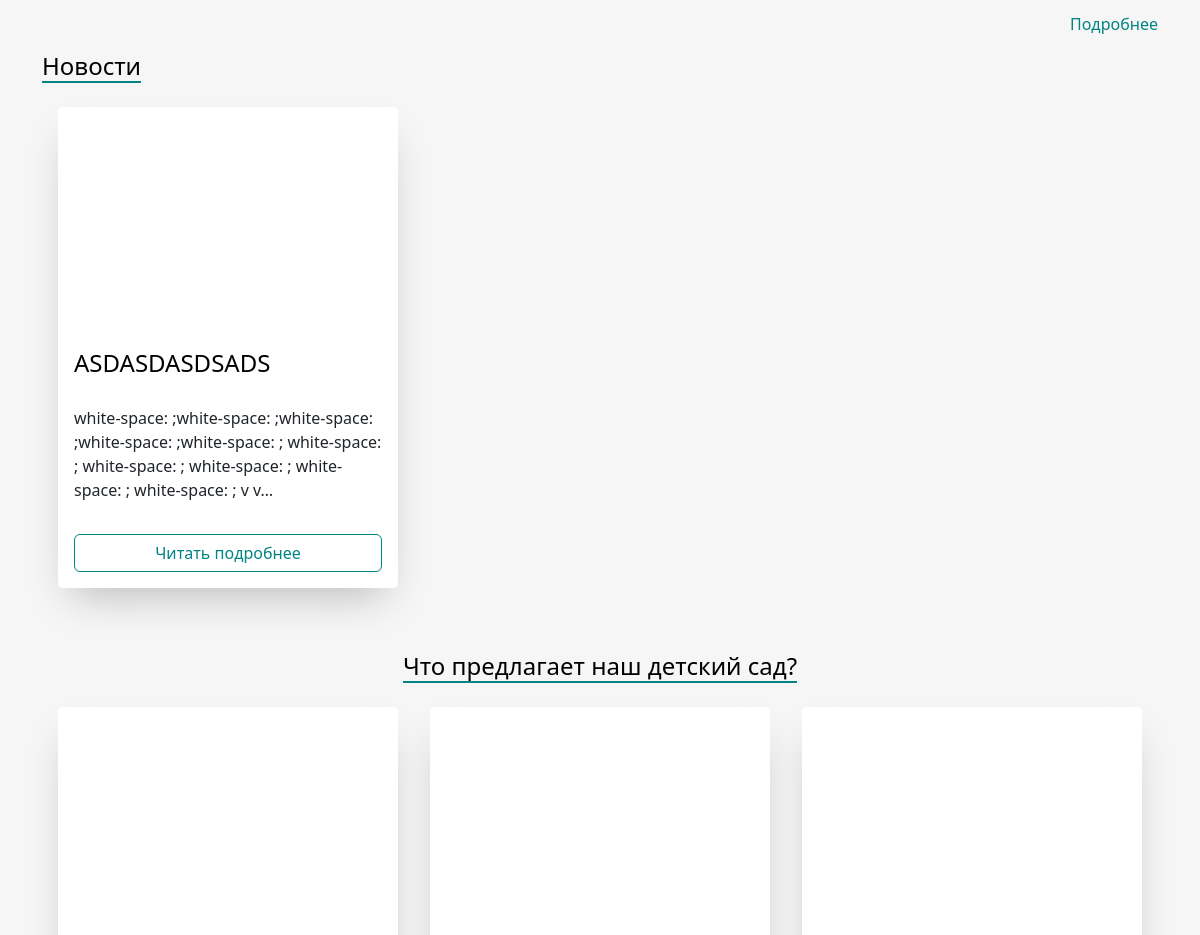
The app's page / (middle part), older data.
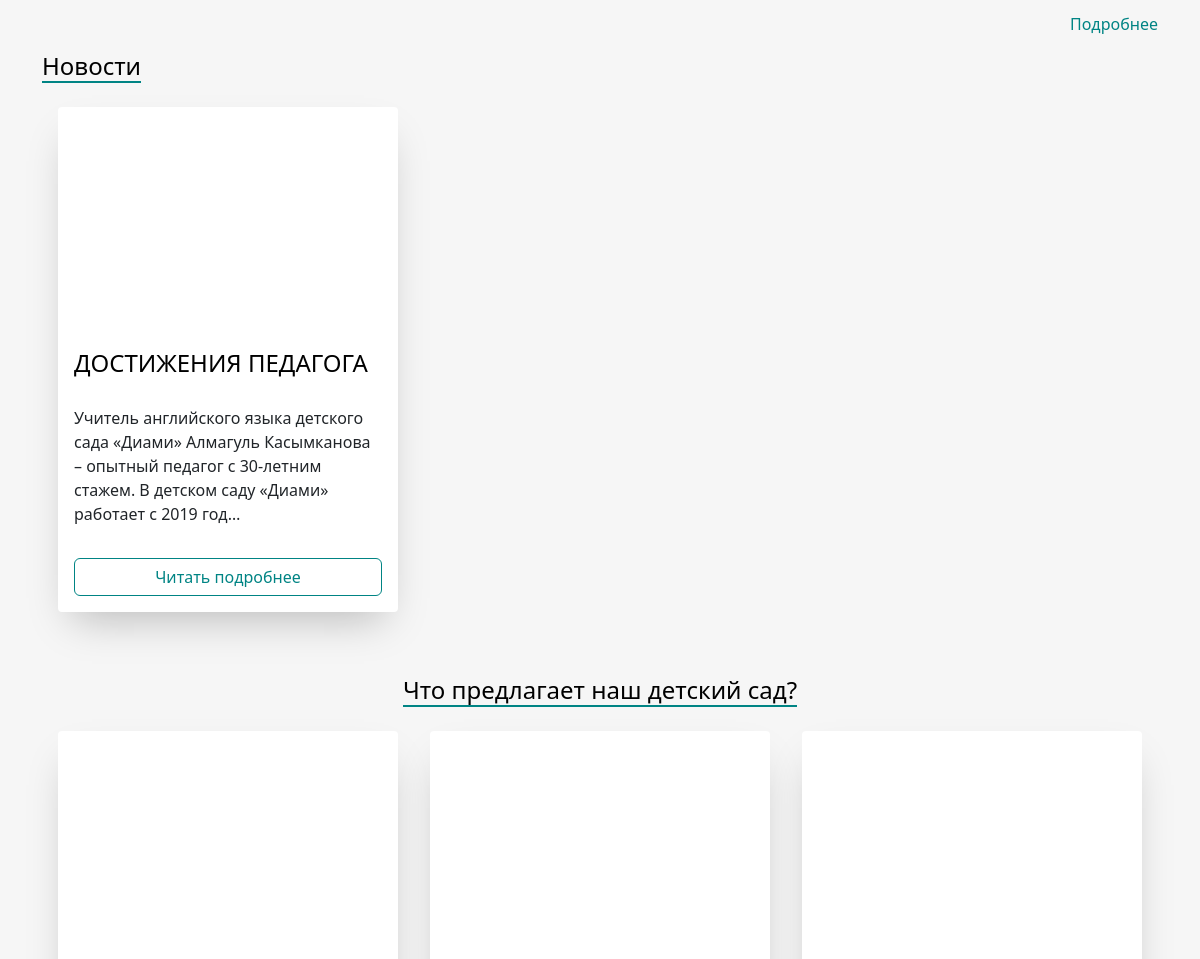
The same page, newer data.
### main/models.py (models this page shows, shortened)
class Articles(models.Model):
    title = models.CharField('Название', max_length=50)
    full_text = models.TextField('Статья', validators=[MinLengthValidator(100, 'Введите больше 100 символов')],
                                 null=True)
    date = models.DateTimeField('Дата публикации')
    image = models.ImageField(upload_to='images/', default='')
    class Meta:
        verbose_name = 'Новость'
        verbose_name_plural = 'Новости'

class Clubs(models.Model):
    name_clubs = models.CharField('Название кружка', blank=False, null=False, max_length=30)
    full_text = models.TextField('Описание кружка', validators=[MinLengthValidator(10, 'Введите больше 10 символов')],
                                 blank=False, null=False)
    disc_text = models.TextField('Доп.описание', validators=[MinLengthValidator(10, 'Введите больше 10 символов')],
                                 blank=False, default='')
    image = models.ImageField('Изображение', upload_to='images/', default='')
    class Meta:
        verbose_name = 'Кружок'
        verbose_name_plural = 'Кружки'

### main/views.py (the view)
# urls.py: path('', views.index, name='home'),
def index(request):
    news = Articles.objects.order_by('-date')
    director = Director.objects.first()
    clubs = Clubs.objects.all()
    forparents = ForParents.objects.all()
    return render(request, 'main/index.html', {'title': 'Детский сад "ДиАми"', 'news': news, 'director': director, 'clubs': clubs, 'forparents': forparents})

### main/context_clubs.py (called while the page is built)
def krujki(request):
    return {'krujki': Clubs.objects.all()}

### main/context_forparents.py (called while the page is built)
def forparents(request):
    return {'roditeli': ForParents.objects.all()}

### main/templates/main/index.html (shortened to what this page needs)
{% extends 'base.html' %}
{% load static %}
{% block content %}
    <div class="container pt-5">
        <div class="row pt-3">
            <div class="col-md-4 col-sm-12">
            </div>
            <div class="col-md-8 col-sm-12">
                <p style="text-align: right;">
                    <a href="{% url 'director' %}" class="text-primary">Подробнее</a>
                </p>
            </div>
        </div>
    </div>
    <div class="container">
        <div class="row">
            <div class="col-md-12 col-sm-12">
                <h4 class="underline">Новости</h4>
            </div>
        </div>
        <ul class="clubs">
            {% if news %}
                {% for el in news|slice:":3" %}
                    <li class="clubs__item">
                        <div class="club">
                            <div class="club__image" style="background-image: url( {{ el.image.url }} )"></div>
                            <div class="club__content">
                                <div class="club__title">
                                    <h4>{{ el.title }}</h4>
                                </div>
                                <p class="club__text">{{ el.full_text|truncatechars:150|linebreaks }}</p>
                                <a href="{% url 'news_detail' el.id %}" class="btn btn-outline-primary">Читать
                                    подробнее</a>
                            </div>
                        </div>
                    </li>
                {% endfor %}
            {% else %}
                <h4>Нет новостей</h4>
            {% endif %}
        </ul>
    </div>
    <div class="container">
        <div class="row pt-5">
            <div class="col-md-12 col-sm-12 text-center">
                <h4 class="underline">Что предлагает наш детский сад?</h4>
            </div>
        </div>
    </div>
    <div class="container">
        <ul class="clubs">
            {% if clubs %}
                {% for el in clubs|slice:":3" %}
                    <li class="clubs__item">
                        <div class="club">
                            <div class="club__image" style="background-image: url( {{ el.image.url }} )"></div>
                        </div>
                    </li>
                {% endfor %}
            {% else %}
                <h4>Нет кружков</h4>
            {% endif %}
        </ul>
    </div>
{% endblock %}

### main/templates/base.html (shortened to what this page needs)
{% load static  %}
<!DOCTYPE html>
<html lang="ru">
<head>
    <link rel="stylesheet" href="{% static 'main/css/bootstrapstyle.css' %}">
    <link rel="stylesheet" href="{% static 'main/css/style.css' %}">
</head>
<body>
{% block content %}
{% endblock %}
</body>
</html>

### main/templates/include/header.html (shortened to what this page needs)
{% load static %}

### static/main/css/style.css (style rules this page uses)
*, *::before, *::after { box-sizing: border-box; }
html, h1, h2, h3, h4, h5, h6 { color: black; }
body { background: #f6f6f6; }
a { text-decoration: none; color: inherit; }
.underline { border-bottom: 2px solid #008484 !important; display: inline-block; }
.clubs { display: flex; flex-wrap: wrap; list-style: none; margin: 0; padding: 0; }
.clubs__item { display: flex; padding: 1rem; }
@media (min-width: 40rem) { .clubs__item { width: 50%; } }
@media (min-width: 56rem) { .clubs__item { width: 33.3333%; } }
.club { background-color: white; border-radius: 0.25rem; box-shadow: 0 20px 40px -14px rgba(0, 0, 0, 0.25); display: flex; flex-direction: column; overflow: hidden; }
.club__content { display: flex; flex: 1 1 auto; flex-direction: column; padding: 1rem; }
.club__image { background-position: center center; background-repeat: no-repeat; background-size: cover; border-top-left-radius: 0.25rem; border-top-right-radius: 0.25rem; filter: contrast(70%); overflow: hidden; position: relative; transition: filter 0.5s cubic-bezier(0.43, 0.41, 0.22, 0.91); }
.club__image::before { content: ""; display: block; padding-top: 56.25%; }
@media (min-width: 40rem) { .club__image::before { padding-top: 66.6%; } }
.club__title { text-transform: uppercase; }
.club__text { flex: 1 1 auto; font-size: 0.875rem; line-height: 1.5; margin-bottom: 1.25rem; word-wrap: break-word; overflow: hidden; text-overflow: ellipsis; }
body, wrapper { min-height:100vh; }

Row changes from the older to the newer data that the page shows:
changed Articles: title "ASDASDASDSADS" → "ДОСТИЖЕНИЯ ПЕДАГОГА"; full_text "white-space: ;white-space: ;white-space: ;white-space: ;white-space: ; white-space: ; white-space: ; white-space: ; white-space: ; white-space: ; v v…" → "Учитель английского языка детского сада «Диами» Алмагуль Касымканова – опытный педагог с 30-летним стажем. В детском саду «Диами» работает с 2019 год…"
